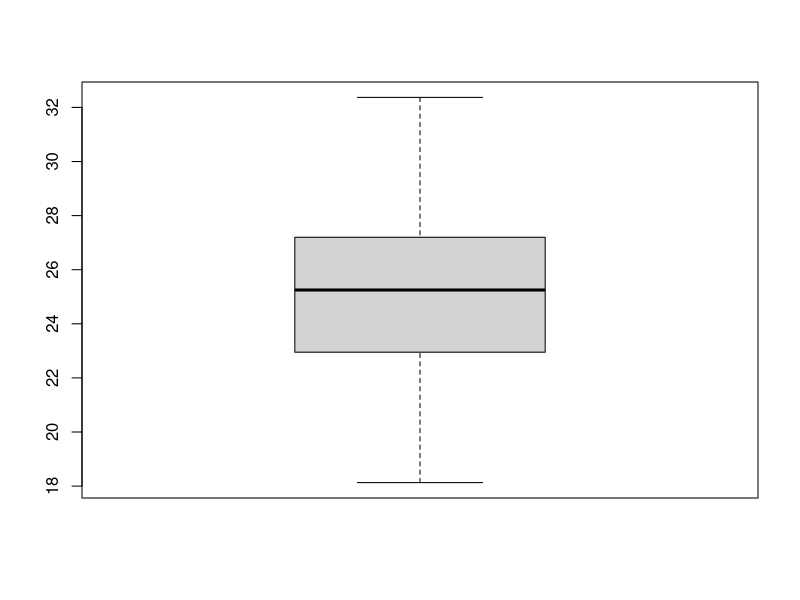

Source code (R):
#######################################################################################################
#   Statistical Computing Lecture-03                                                                  #
#   Date: 1st Jan 2022                                                                                #
#######################################################################################################

# Preparations
rm(list = ls(all.names = TRUE))

x <- 5:15
x

quantile(x, probs = 0.5)

quantile(x, probs = 0.1)

quantile(x, probs = c(0.1, 0.11))

# Quartiles
quantile(x)

# Deciles
quantile(x, probs = 1:9/10)

# Percentiles
quantile(x, prob = 1:99/100)

# BMI 
bmi <- c(18.13, 18.53, 20.75, 21.86, 22.65, 22.93, 22.95, 23.75, 23.82, 24.01, 24.68, 24.89, 25.25, 
         25.75, 25.85, 25.9, 26.11, 26.73, 27.2, 27.67, 27.94, 28.19, 29.29, 31.22, 32.37)

boxplot(bmi)
